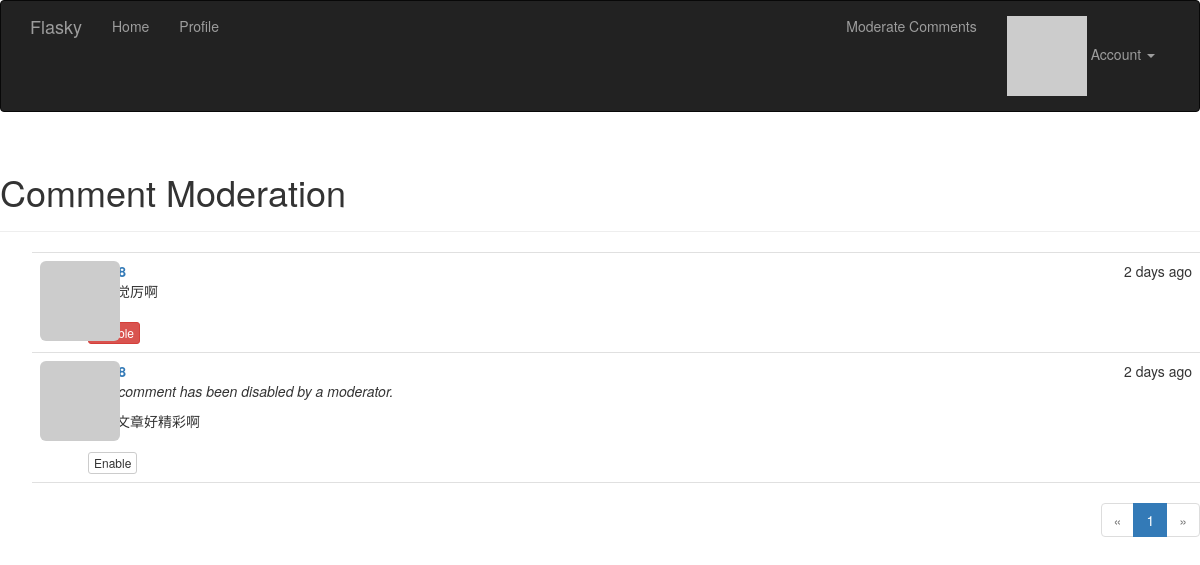
Screenshot of /moderate (signed in) with the database file from the repository.
### app/models.py (models this page shows, shortened)
class Comment(db.Model):
    __tablename__ = 'comments'
    id = db.Column(db.Integer, primary_key=True)
    body = db.Column(db.Text)
    body_html = db.Column(db.Text)
    timestamp = db.Column(db.DateTime, index=True, default=datetime.utcnow)
    disabled = db.Column(db.Boolean)
    author_id = db.Column(db.Integer, db.ForeignKey('users.id'))
    post_id = db.Column(db.Integer, db.ForeignKey('posts.id'))

### app/main/views.py (the view)
@main.route('/moderate')
@login_required
@permission_required(Permission.MODERATE)
def moderate():
    page = request.args.get('page', 1, type=int)
    pagination = Comment.query.order_by(Comment.timestamp.desc()).paginate(
        page, per_page=current_app.config['FLASKY_COMMENTS_PER_PAGE'],
        error_out=False)
    comments = pagination.items
    return render_template('moderate.html', comments=comments,
                           pagination=pagination, page=page)

### app/auth/views.py (called while the page is built)
@auth.before_app_request  # 在before_app_request处理程序中过滤未确认的账户
def before_request():
    if current_user.is_authenticated:
        current_user.ping()  # 刷新用户的最后访问时间
        if not current_user.confirmed \
                and request.endpoint \
                and request.blueprint != 'auth' \
                and request.endpoint != 'static':
            return redirect(url_for('auth.unconfirmed'))

### app/main/__init__.py (called while the page is built)
@main.app_context_processor
def inject_permissions():
    return dict(Permission=Permission)

### app/main/views.py (called while the page is built)
@main.after_app_request
def after_request(response):
    for query in get_debug_queries():
        if query.duration >= current_app.config['FLASKY_SLOW_DB_QUERY_TIME']:
            current_app.logger.warning(
                'Slow query: %s\nParameters: %s\nDuration: %fs\nContext: %s\n'
                % (query.statement, query.parameters, query.duration,
                   query.context))
    return response

### app/models.py (called while the page is built)
@login_manager.user_loader
def load_user(user_id):
    return User.query.get(int(user_id))

    def can(self, perm):
        r = self.role is not None and \
            (self.role.permissions & perm) == perm  # and self.role.has_permission(perm)
        return r

    def ping(self):
        self.last_seen = datetime.utcnow()
        db.session.add(self)

    def gravatar_hash(self):
        return hashlib.md5(self.email.lower().encode('utf-8')).hexdigest()

    def gravatar(self, size=100, default='identicon', rating='g'):
        url = 'https://secure.gravatar.com/avatar'
        hash = self.avatar_hash or self.gravatar_hash()
        return '{url}/{hash}?s={size}&d={default}&r={rating}'.format(
            url=url, hash=hash, size=size, default=default, rating=rating)

### app/templates/moderate.html (shortened to what this page needs)
{% extends "base.html" %}
{% import "_macros.html" as macros %}
{% block page_content %}
<div class="page-header">
    <h1>Comment Moderation</h1>
</div>
{% set moderate = True %}
{% include '_comments.html' %}
{% if pagination %}
<div class="pagination">
    {{ macros.pagination_widget(pagination, '.moderate') }}
</div>
{% endif %}
{% endblock %}

### app/templates/_comments.html
<ul class="comments">
    {% for comment in comments %}
        <li class="comment">
            <div class="comment-thumbnail">
                <a href="{{ url_for('.user', username=comment.author.username) }}">
                    <img class="img-rounded profile-thumbnail" src="{{ comment.author.gravatar(size=40) }}">
                </a>
            </div>
            <div class="comment-content">
                <div class="comment-date">{{ moment(comment.timestamp).fromNow() }}</div>
                <div class="comment-author"><a
                        href="{{ url_for('.user', username=comment.author.username) }}">{{ comment.author.username }}</a>
                </div>
                <div class="comment-body">
                    {% if comment.disabled %}
                        <p><i>This comment has been disabled by a moderator.</i></p>
                    {% endif %}
                    {% if moderate or not comment.disabled %}
                        {% if comment.body_html %}
                            {{ comment.body_html | safe }}
                        {% else %}
                            {{ comment.body }}
                        {% endif %}
                    {% endif %}
                </div>
                {% if moderate %}
                    <br>
                    {% if comment.disabled %}
                        <a class="btn btn-default btn-xs"
                           href="{{ url_for('.moderate_enable', id=comment.id, page=page) }}">Enable</a>
                    {% else %}
                        <a class="btn btn-danger btn-xs"
                           href="{{ url_for('.moderate_disable', id=comment.id, page=page) }}">Disable</a>
                    {% endif %}
                {% endif %}
            </div>
        </li>
    {% endfor %}
</ul>

### app/static/styles.css (style rules this page uses)
.profile-thumbnail { position: absolute; }
ul.comments { list-style-type: none; padding: 0px; margin: 16px 0px 0px 0px; }
ul.comments li.comment { margin-left: 32px; padding: 8px; border-bottom: 1px solid #e0e0e0; }
ul.comments li.comment:nth-child(1) { border-top: 1px solid #e0e0e0; }
div.comment-date { float: right; }
div.comment-author { font-weight: bold; }
div.comment-thumbnail { position: absolute; }
div.comment-content { margin-left: 48px; min-height: 48px; }
div.pagination { width: 100%; text-align: right; padding: 0px; margin: 0px; }

### rows the page displays
Comment: timestamp "2 days ago", body_html "不明觉厉啊"
Comment: timestamp "2 days ago", shows "This comment has been disabled by a moderator.", body_html "你的文章好精彩啊"

### other values shown
{{ p }} "1"
